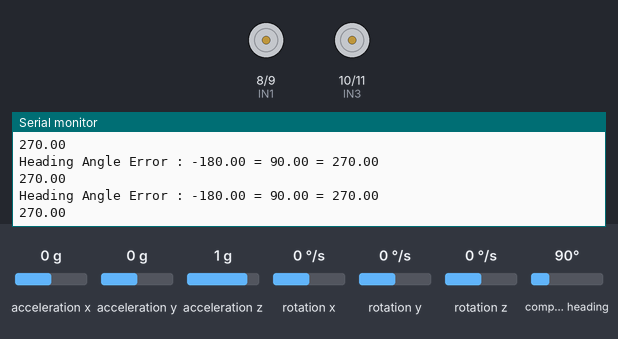
This sketch was run on a simulated Arduino Uno, built with avr-gcc and run on an emulated ATmega328P. Shown: motor-driver pin pairs drawn as motors (green arrow = first pin HIGH = forward, orange = second pin HIGH = backward, longer = more drive, scaled by the enable pin), the last lines printed to the serial monitor. Inputs (shaded band) come from the test bench; at power-on: compass heading 90°, acceleration x 0 g, acceleration y 0 g, acceleration z 1 g, rotation x 0 °/s, rotation y 0 °/s, rotation z 0 °/s.

Above: at 1.2 s.
1.3 s: compass heading set to 83°
At 2.2 s:
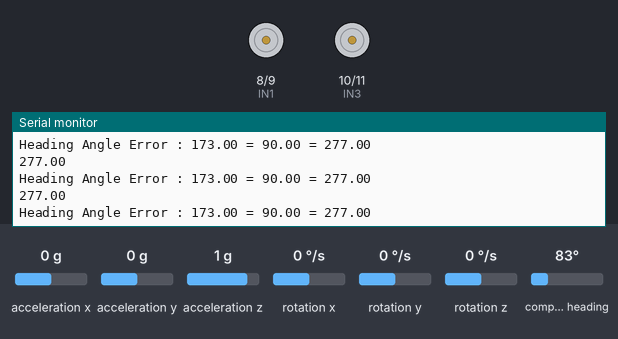
2.8 s: compass heading set to 269°
At 3.9 s:
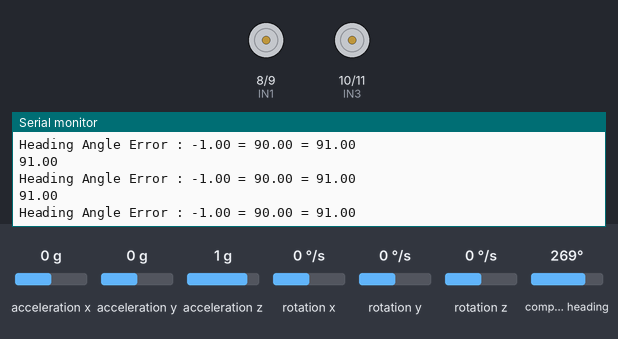
4.3 s: compass heading set to 264°
At 5.3 s:
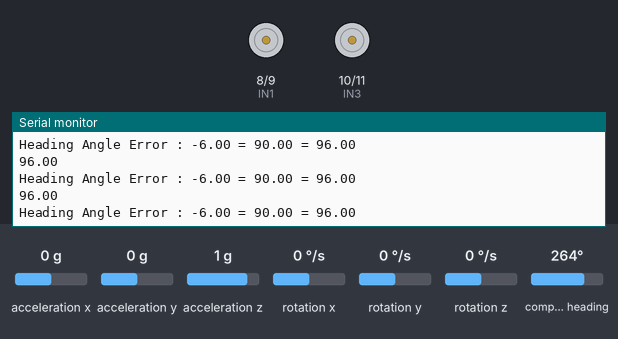
5.8 s: compass heading set to 256°
Timing chart, 0 to 6.4 s (numbered marks = the images above; inputs shaded):
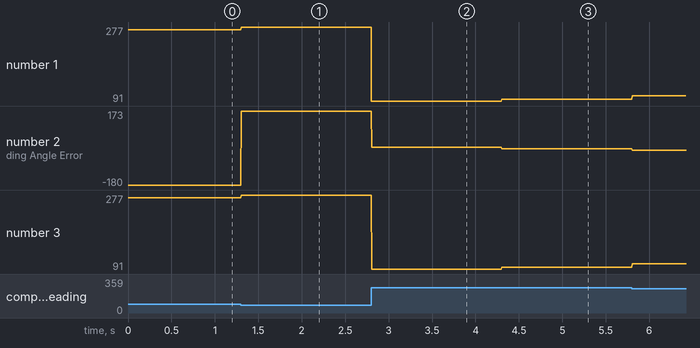

The sketch:

20240527_imu-run1.ino
```cpp
///////////////////////////IMU/////////////////////////
#include <Wire.h>
#include <LSM303.h>


#define ENA 12
#define IN1 8
#define IN2 9
#define IN3 10
#define IN4 11
#define ENB 13

#define THRESHOLD_ANGLE 10

LSM303 compass;

float heading_angle = 0.0;
float init_heading_angle = 17.0; //초기 방향
float target_heading_angle = 90;
float heading_angle_error = 0.0; //error 값

void setup()
{
  //put your setup code here, to run once:

  pinMode(ENA, OUTPUT);
  pinMode(IN1, OUTPUT);
  pinMode(IN2, OUTPUT);

  pinMode(IN3, OUTPUT);
  pinMode(IN4, OUTPUT);
  pinMode(ENB, OUTPUT);

  Serial.begin(115200);

  Wire.begin();   //IMU initiallize
  compass.init();
  compass.enableDefault();

  /*
   * Calibratoin values; the default values of +/-32767 for each axis
   * lead to an assumed magnetometer blas of 0. Use the Calibrate example
   * program to determine appropriate values for your particular unit.
   */
  compass.m_min = (LSM303::vector<int16_t>){-32767, -32767, -32767};
  compass.m_max = (LSM303::vector<int16_t>){+32767, +32767, +32767};
}

void motor_L_control(int speed)
{
  if (speed >=0)
  {
    digitalWrite(IN1, LOW);
    digitalWrite(IN2, HIGH);
    analogWrite (ENA, speed); // 0-255
  }
  else
  {
    digitalWrite(IN1, HIGH);
    digitalWrite(IN2, LOW);
    analogWrite (ENA, -speed);
  }
}

void motor_R_control(int speed)
{
  if (speed >=0)
  {
    digitalWrite(IN3, LOW);
    digitalWrite(IN4, HIGH);
    analogWrite (ENB, speed); // 0-255
  }
  else
  {
    digitalWrite(IN3, HIGH);
    digitalWrite(IN4, LOW);
    analogWrite (ENB, -speed);
  }
}

void imu_rotation(void)
{
  compass.read();
  float heading1 = compass.heading();
  compass.read();
  float heading2 = compass.heading();
  float heading = (heading1+heading2)/2;

  heading = 360 - heading;    // 회전 좌표계를 반시계 방향으로 할 것

  Serial.println(heading);

  heading_angle_error = target_heading_angle - heading;

  if(heading_angle_error > 180)
  {
    heading_angle_error = heading_angle_error - 360;
  }
  else if(heading_angle_error < -180)
  {
    heading_angle_error = heading_angle_error + 360;
  }
  else
  {

  }

  Serial.print("Heading Angle Error : ");
  Serial.print(heading_angle_error);  //heading angle error 표시
  Serial.print(" = ");
  Serial.print(target_heading_angle);
  Serial.print(" = ");
  Serial.println(heading);  //heading angle 표시

  if(heading_angle_error > THRESHOLD_ANGLE) //반시계방향으로 회전
  {
    motor_R_control(50);  motor_L_control(-50);
  }
  else if( (heading_angle_error >= -THRESHOLD_ANGLE) && (heading_angle_error <= THRESHOLD_ANGLE)) //정지
  {
    motor_R_control(0); // 왼쪽 바퀴가 앞으로 도는 지 확인
    motor_L_control(0);
  }
  else  // heading_angle_error < -2 //시계방향으로 회전
  {
    motor_R_control(-50);   motor_L_control(50);
  }
}

void loop(){

  imu_rotation();
}
```

Measured:
- the behaviour switches between 90 and 89° on compass heading (found by bisection; images 0 and 1)
- after the input at 1.3 s, the serial monitor: prints a new line at once (image 1)
- after the input at 2.8 s, the serial monitor: prints a new line at once (image 2)
- after the input at 4.3 s, the serial monitor: prints a new line at once (image 3)
- plotted number 1: 270 → 277 after the input at 1.3 s, 277 → 91 after the input at 2.8 s, 91 → 96 after the input at 4.3 s, 96 → 104 after the input at 5.8 s
- plotted number 2: -180 → 173 after the input at 1.3 s, 173 → -1 after the input at 2.8 s, -1 → -6 after the input at 4.3 s, -6 → -14 after the input at 5.8 s
- plotted number 3: 270 → 277 after the input at 1.3 s, 277 → 91 after the input at 2.8 s, 91 → 96 after the input at 4.3 s, 96 → 104 after the input at 5.8 s
